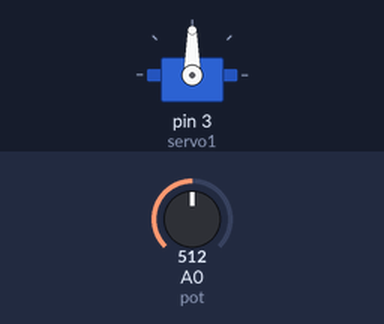
A sketch run on a simulated Arduino Uno, built with avr-gcc and run on an emulated ATmega328P. On the bench: servo. The test bench sets the inputs (shaded band); at power-on: A0 (pot) = 512. What the sketch prints to the serial monitor is not drawn.

Above: at 1.2 s.
1.3 s: A0 (pot) set to 716
At 1.8 s:
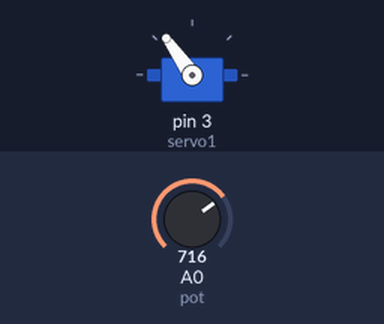
2.8 s: A0 (pot) set to 900
At 4.0 s:
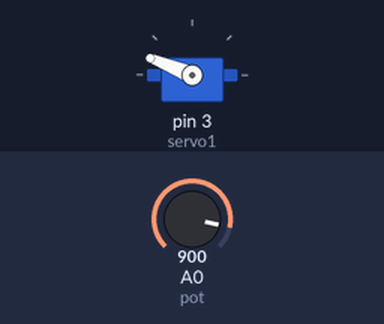
4.3 s: A0 (pot) set to 1023
At 5.3 s:
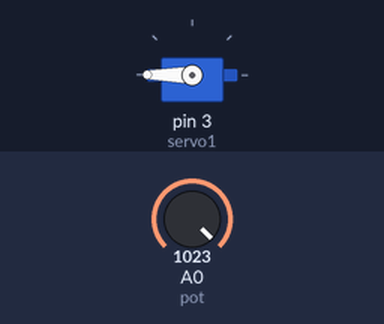
5.8 s: A0 (pot) set to 306
At 6.5 s:
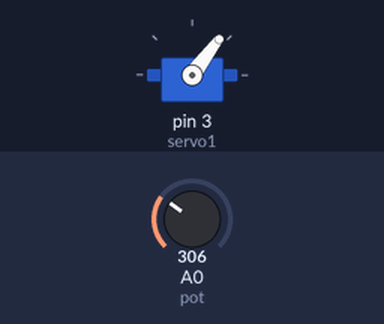
7.3 s: A0 (pot) set to 122
At 8.5 s:
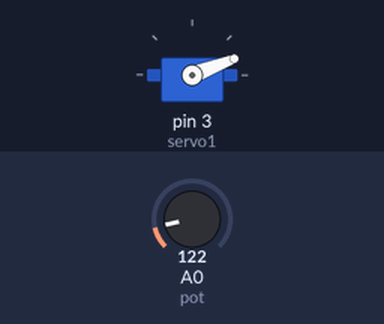
8.8 s: A0 (pot) set to 0
At 9.8 s:
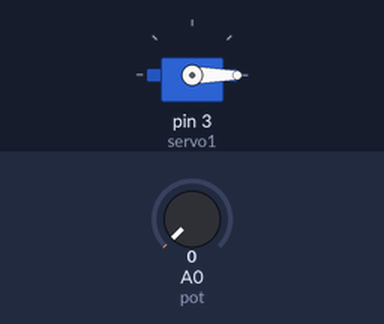
Timing chart, 0 to 11.3 s (numbered marks = the images above; inputs shaded):
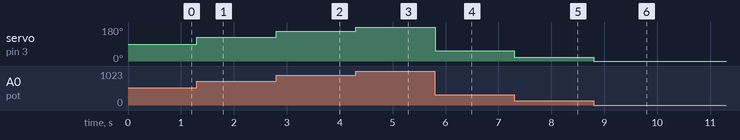

The sketch:

6-servo.ino
```cpp
#include <Servo.h>

#define pot A0

Servo servo1;

int valor_pot;
int angulo_servo;

void setup()
{
  servo1.attach(3);
  angulo_servo = 0;
  servo1.write(angulo_servo);
  pinMode(pot, INPUT);
  Serial.begin(9600);
}

void loop()
{
	valor_pot = analogRead(pot);
    angulo_servo = map(valor_pot, 0, 1023, 0, 180);
    servo1.write(angulo_servo);
    Serial.println(servo1.read());
}
```

Measured:
- after the input at 1.3 s, servo on pin 3 (servo1): 90° → 125° at once
- after the input at 2.8 s, servo on pin 3 (servo1): 125° → 158° at once
- after the input at 4.3 s, servo on pin 3 (servo1): 158° → 180° at once
- after the input at 5.8 s, servo on pin 3 (servo1): 180° → 53° at once
- after the input at 7.3 s, servo on pin 3 (servo1): 53° → 21° at once
- after the input at 8.8 s, servo on pin 3 (servo1): 21° → 0° at once
